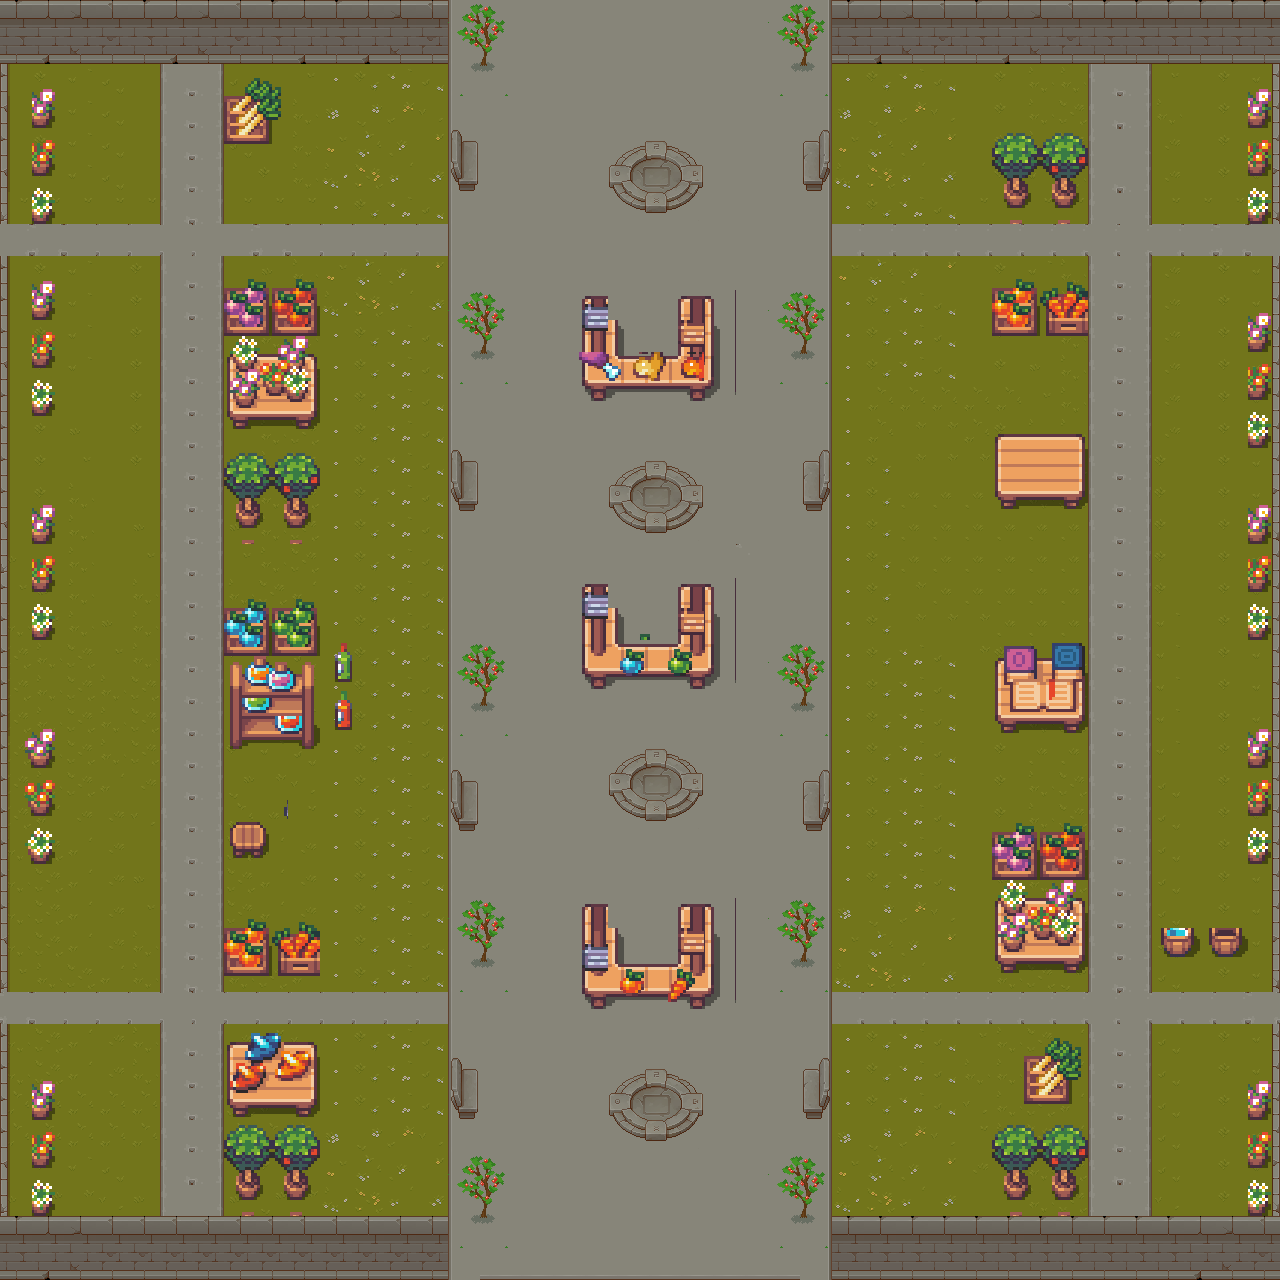

A level layout from a 2D game, rendered from its tile map. Below: a short description, then the map file with tile-grid data replaced by summaries:
An orthogonal 40x40 tile map with 32x32 px tiles, 8 tile layers (ground layer, flowers, chairs, middle decor, ...), 7 tilesets.

<map version="1.10" tiledversion="1.10.2" orientation="orthogonal" renderorder="right-down" width="40" height="40" tilewidth="32" tileheight="32" infinite="0" nextlayerid="9" nextobjectid="1">
 <tileset firstgid="1" source="summer_plains_v1.0_standard/tiles.tsx" />
 <tileset firstgid="157" source="Texture/TX Tileset Wall.tsx" />
 <tileset firstgid="413" source="Texture/TX Tileset Grass.tsx" />
 <tileset firstgid="477" source="Texture/TX Tileset Stone Ground.tsx" />
 <tileset firstgid="541" source="Texture/TX Props.tsx" />
 <tileset firstgid="797" source="summer_plains_v1.0_standard/assets.tsx" />
 <tileset firstgid="1229" source="Package_Marketplace/rpgmaker/MV/tilesets/SRW_Marketplace_tileset_B.tsx" />
 <layer id="1" name="ground layer" width="40" height="40">
  <data>[1600 cells, 1600 non-empty, 51 distinct tile ids]</data>
 </layer>
 <layer id="2" name="flowers" width="40" height="40">
  <data>[1600 cells, 182 non-empty, 39 distinct tile ids]</data>
 </layer>
 <layer id="3" name="chairs" width="40" height="40">
  <data>[1600 cells, 17 non-empty, 5 distinct tile ids]</data>
 </layer>
 <layer id="4" name="middle decor" width="40" height="40">
  <data>[1600 cells, 37 non-empty, 10 distinct tile ids]</data>
 </layer>
 <layer id="5" name="side walls" width="40" height="40">
  <data>[1600 cells, 73 non-empty, 7 distinct tile ids]</data>
 </layer>
 <layer id="6" name="shops base" width="40" height="40" locked="1">
  <data>[1600 cells, 220 non-empty, 98 distinct tile ids]</data>
 </layer>
 <layer id="7" name="shops decor" width="40" height="40">
  <data>[1600 cells, 10 non-empty, 4 distinct tile ids]</data>
 </layer>
 <layer id="8" name="shops food" width="40" height="40">
  <data>[1600 cells, 20 non-empty, 20 distinct tile ids]</data>
 </layer>
</map>
